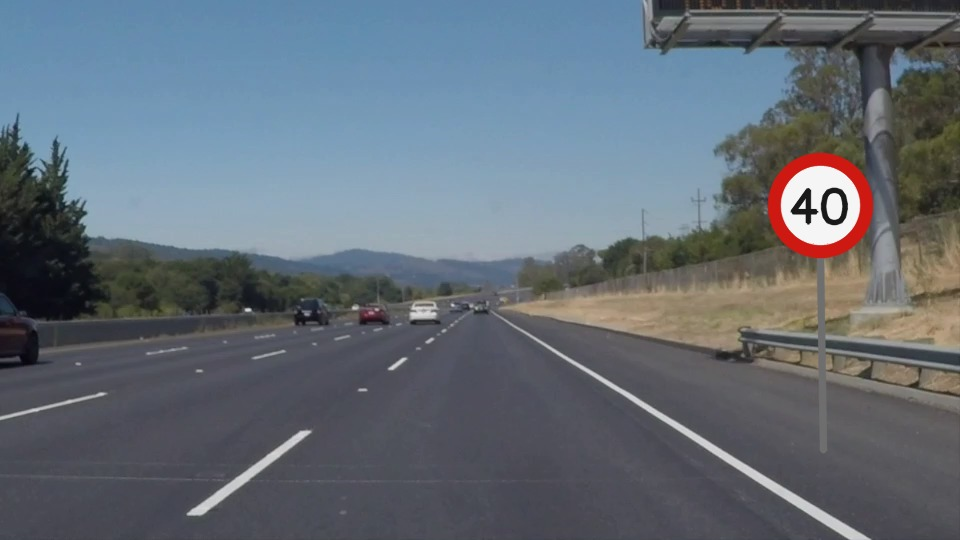
#> input picture exemplos_tp2/Aula_Formas_Keypoints_40_Independentes/dados/rua_01.jpg, 960 x 540 px
$ python 20_harris_primeiro.py
#> lines starting #> are read from the running program, lines starting #| are printed output that depends on the picture; after the words box and inside, x2 and y2 are one past the last pixel; in counts of white or black regions, pixels touching at a corner belong together
"""
EXEMPLO 20 - Harris Primeiro

OBJETIVO DA AULA
Apresentar Harris Corner Detector e mapas de resposta.

COMO FUNCIONA, ETAPA POR ETAPA
cornerHarris calcula resposta com gradientes locais e matriz de autocorrelação; o código exibe mapa de calor e até 200 máximos com supressão espacial. O programa é inteiramente autônomo: importa OpenCV e
NumPy, identifica a pasta onde se encontra, lê os arquivos da pasta dados,
executa as operações descritas abaixo e salva os resultados em sua própria
pasta sob saidas/. Nenhuma função é importada de outro arquivo Python.

POR QUE ISSO IMPORTA NA PERCEPÇÃO VEICULAR
Pontas e cantos são pontos de referência potencialmente rastreáveis em vídeos de tráfego. A câmera entrega intensidades de pixels; nenhuma dessas
rotinas, isoladamente, compreende semanticamente a cena ou garante
funcionamento sob qualquer iluminação, chuva ou oclusão.

COMO EXECUTAR
    python exemplos/20_harris_primeiro.py

EXPERIMENTO PARA OS ALUNOS
Altere um parâmetro de cada vez, compare visualmente as imagens produzidas
e registre as medidas impressas no terminal. Compare também pelo menos duas
cenas. Não confunda número de detecções com acerto sem ter anotações de
referência validadas. Os arquivos são salvos automaticamente; não precisa
abrir janelas GUI, sendo adequado ao Google Colab.

CUIDADOS E LIMITAÇÕES
As fotografias de fundo são reais, mas os sinais circulares são sobrepostos
artificialmente para estudo. O vídeo de fluxo óptico é uma simulação criada
com transformação dos frames de uma cena real. O indicador de apoio do anel
é heurístico, NÃO uma confiança probabilística fornecida pelo OpenCV. A
velocidade estimada em pixels/frame NÃO representa, sem calibração e
profundidade, a velocidade real de um obstáculo em metros por segundo.
"""

import cv2
import numpy as np
import time
import csv
from pathlib import Path

# Cada programa contém integralmente as funções que usa: sem arquivo apoio.py.
BASE = Path(__file__).resolve().parent.parent
DADOS = BASE / 'dados'
SAIDA = BASE / 'saidas' / Path(__file__).stem
SAIDA.mkdir(parents=True, exist_ok=True)

def carregar(nome='rua_01.jpg'):
#> called with nome = 'rua_01.jpg'
    imagem = cv2.imread(str(DADOS / nome), cv2.IMREAD_COLOR)
#> imagem is the input picture: shape (540, 960, 3); mean B, G, R 118.3, 108.6, 99.3
    if imagem is None:
        raise FileNotFoundError(f'Imagem ausente: {DADOS / nome}')
    return imagem

def salvar(nome, imagem):
    destino = SAIDA / nome
    if not cv2.imwrite(str(destino), imagem):
        raise IOError(f'Não foi possível salvar {destino}')
    print('Imagem salva:', destino)
    return destino

def painel(imagens, nomes, arquivo='painel.jpg', colunas=3):
    # Redimensiona cada célula e cria o mosaico de forma legível sem GUI.
    largura, altura = 500, 300
    blocos = []
    for img, nome in zip(imagens, nomes):
        if img.ndim == 2: img = cv2.cvtColor(img, cv2.COLOR_GRAY2BGR)
        vis = cv2.resize(img, (largura, altura), interpolation=cv2.INTER_AREA)
        cv2.rectangle(vis, (0, 0), (largura, 32), (14, 25, 41), -1)
        cv2.putText(vis, nome[:54], (12, 23), cv2.FONT_HERSHEY_SIMPLEX,
                    .63, (245, 245, 245), 2, cv2.LINE_AA)
        blocos.append(vis)
    while len(blocos) % colunas:
        blocos.append(np.full((altura, largura, 3), 240, np.uint8))
    linhas = [np.hstack(blocos[i:i + colunas]) for i in range(0, len(blocos), colunas)]
    return salvar(arquivo, np.vstack(linhas))

# [74 lines left out: functions preparar_circulos, confianca_heuristica, detectar_circulos, desenhar_circulos, desenhar_linhas, not called in this run]

def detectar_harris(img,max_pontos=200):
#> called with max_pontos = 200
    gray=np.float32(cv2.cvtColor(img,cv2.COLOR_BGR2GRAY))
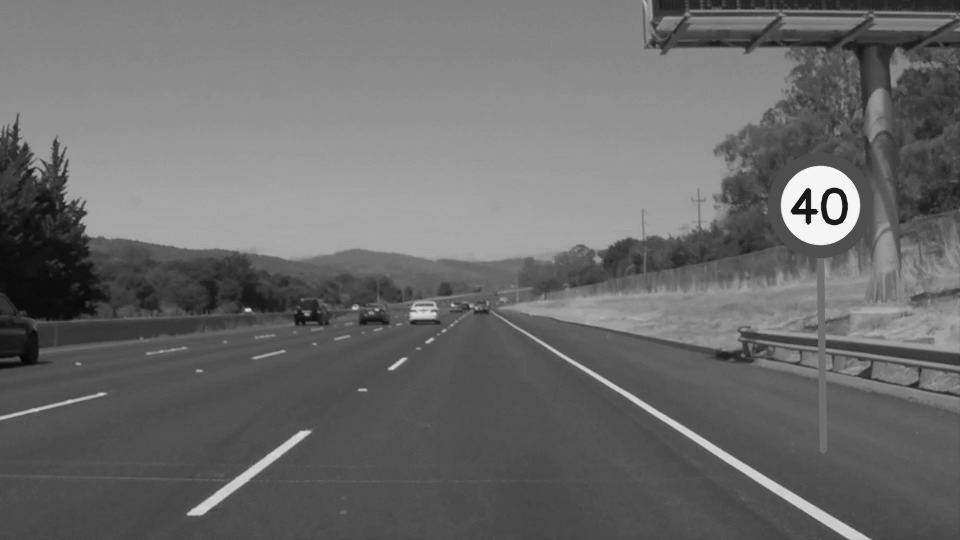
#> gray: shape (540, 960) float32; min 5, max 255, mean 106.9
    t0=time.perf_counter()
    r=cv2.cornerHarris(gray,blockSize=2,ksize=3,k=.04)
    r=cv2.dilate(r,None)
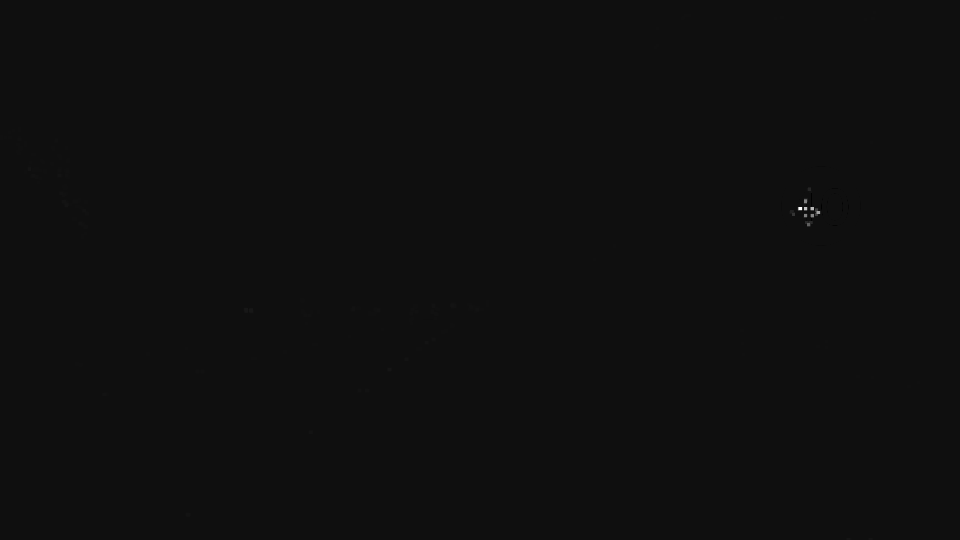
#> r: shape (540, 960) float32; min -14631561, max 223138112, mean 32134.8; drawn with min black and max white
    # Ordenação decrescente e supressão espacial explícita.
    limite=float(r.max())*.01
#> limite = 2231381.1
    coords=np.argwhere(r>limite)
#> coords = 548 pairs, first value 167 to 539, second value 28 to 872
    coords=sorted(coords,key=lambda yx:float(r[yx[0],yx[1]]),reverse=True)
    pontos=[]
    for y,x in coords:
        if all((x-a)**2+(y-b)**2 >= 7**2 for a,b in pontos):
            pontos.append((int(x),int(y)))
            if len(pontos)>=max_pontos:break
#> this loop made 548 passes
#> (y, x) on passes 1 to 3: (207, 799), (207, 800), (207, 801)
#> after the loop, pontos = 33 pairs, first value 28 to 869, second value 168 to 538
    ms=(time.perf_counter()-t0)*1000
    return pontos,r,ms

# [7 lines left out: function detectar_shi, not called in this run]

def desenhar_pontos(img,pontos,cor=(20,240,230)):
    vis=img.copy()
    pts=np.asarray(pontos).reshape(-1,2)
    for x,y in pts:cv2.circle(vis,(round(float(x)),round(float(y))),3,cor,-1,cv2.LINE_AA)
    return vis

# [34 lines left out: functions ler_frames, fluxo_lk, vetores, not called in this run]

# ===== PROCEDIMENTO PRINCIPAL DO EXEMPLO =====
img=carregar();pts,resp,ms=detectar_harris(img,200)
#> after `pts, resp, ms = detectar_harris(img, 200)`: pts has the same summary as pontos in detectar_harris; ms = 20.7
heat=cv2.applyColorMap(cv2.normalize(resp,None,0,255,cv2.NORM_MINMAX).astype(np.uint8),cv2.COLORMAP_JET)
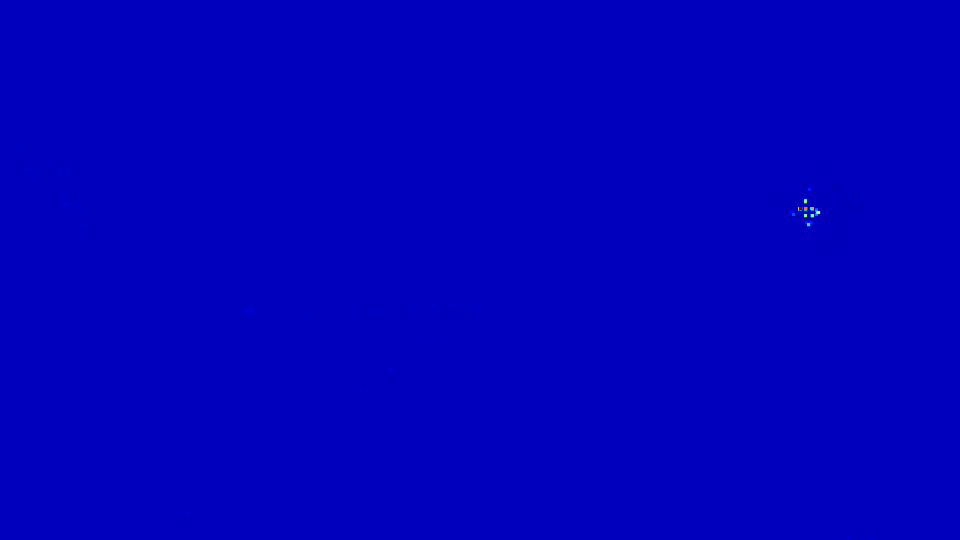
#> heat: shape (540, 960, 3); mean B, G, R 188, 0, 0
print('Harris:',len(pts),'pontos em',round(ms,2),'ms')
#| Harris: 33 pontos em 20.7 ms
painel([img,heat,desenhar_pontos(img,pts)],['Cena','Resposta Harris','Até 200 keypoints'],colunas=3)
#> in desenhar_pontos, `pts=np.asarray(pontos).reshape(-1,2)`: pts has the same summary as pontos in detectar_harris
#> the loop in desenhar_pontos, `for x,y in pts:cv2.circle(vis,(round(float(x)),round(float(y))),3,cor,..` made 33 passes
#> (x, y) on passes 1 to 12: (799, 207), (806, 207), (813, 207), (819, 211), (811, 214), (804, 214), (804, 200), (807, 223), (792, 213), (808, 188), (249, 309), (388, 368)
#> after the loop in desenhar_pontos, `for x,y in pts:cv2.circle(vis,(round(float(x)),round(float(y))),3,cor,..`:
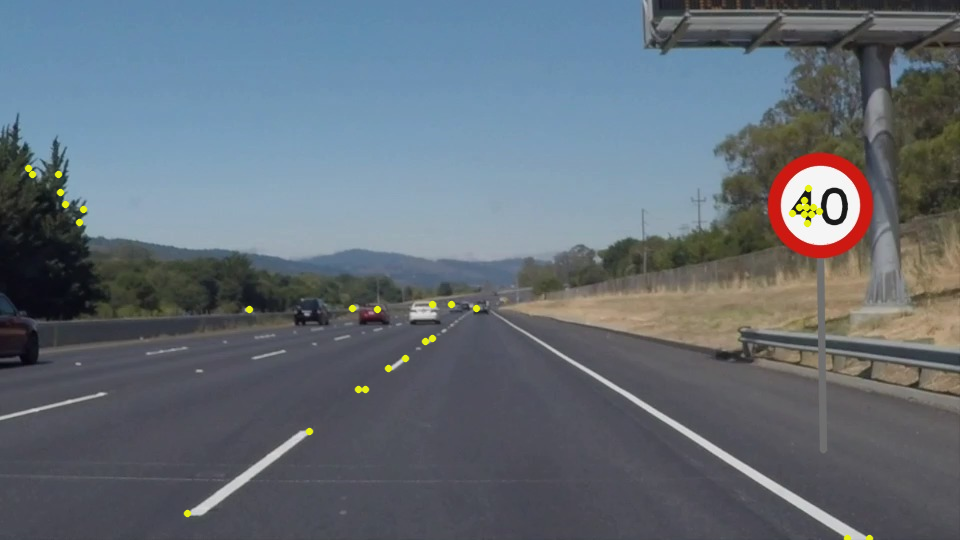
#> vis: shape (540, 960, 3); 0.35% of pixels changed, all inside (x1, y1, x2, y2) = (24, 164, 874, 540)
#> in painel, `largura, altura = 500, 300`: largura = 500; altura = 300
#> the loop in painel, `for img, nome in zip(imagens, nomes):` made 3 passes
#> nome on passes 1 to 3: 'Cena', 'Resposta Harris', 'Até 200 keypoints'
#> pass 2, in painel, `vis = cv2.resize(img, (largura, altura), interpolation=cv2.INTER_AREA)`:
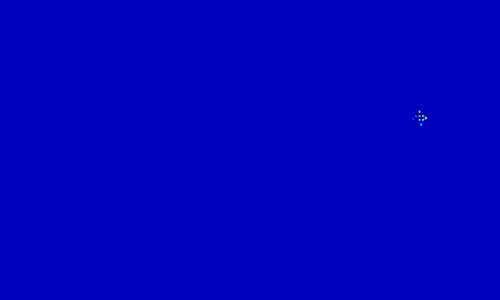
#> vis: shape (300, 500, 3); mean B, G, R 188, 0, 0
#> after the loop in painel, `for img, nome in zip(imagens, nomes):`:
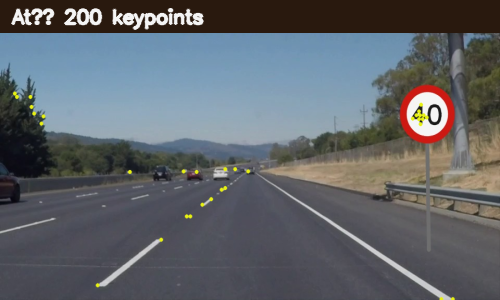
#> vis: shape (300, 500, 3); mean B, G, R 106.2, 100.8, 96
#> after the loop in painel, `for img, nome in zip(imagens, nomes):`: blocos = 3 items
#> in painel, `linhas = [np.hstack(blocos[i:i + colunas]) for i in range(0, len(bloco..`: linhas = 1 item
#> in salvar, `if not cv2.imwrite(str(destino), imagem):`:
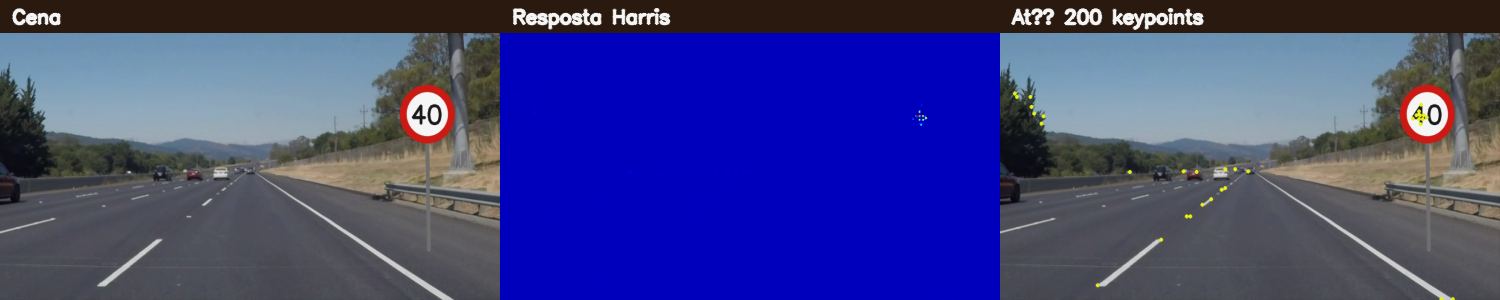
#> saved as painel.jpg: shape (300, 1500, 3); mean B, G, R 127.3, 68.1, 65.5

$ run again, with exemplos_tp2/Aula_Formas_Keypoints_40_Independentes/dados/rua_02.jpg copied over exemplos_tp2/Aula_Formas_Keypoints_40_Independentes/dados/rua_01.jpg
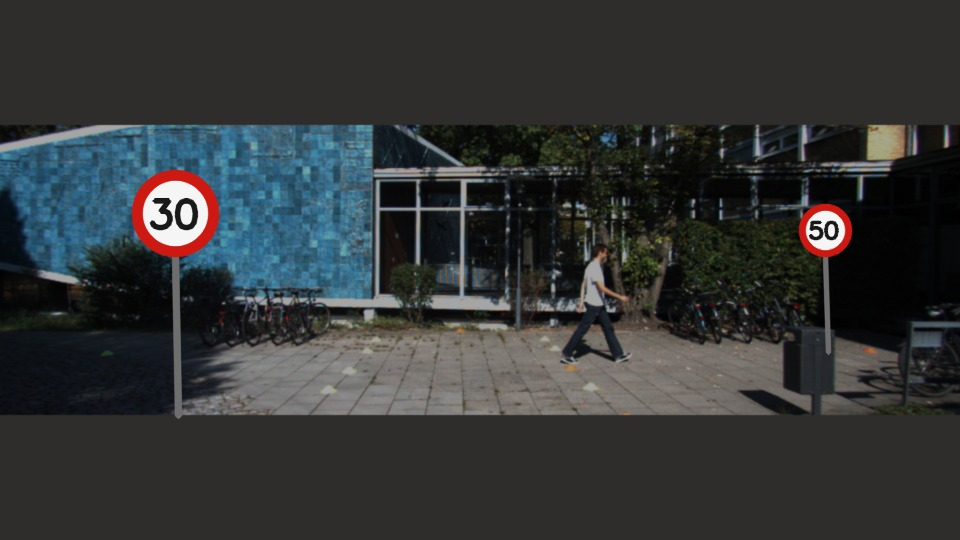
#> input picture exemplos_tp2/Aula_Formas_Keypoints_40_Independentes/dados/rua_02.jpg, 960 x 540 px
#> in carregar, imagem is the input picture: shape (540, 960, 3); mean B, G, R 54.5, 54.2, 51.5
#> limite = 2101597.1
#> coords = 1711 pairs, first value 131 to 362, second value 148 to 947
#> the loop in detectar_harris, `for y,x in coords:` made 1711 passes
#> (y, x) on passes 1 to 3: (200, 152), (200, 153), (200, 154)
#> after the loop in detectar_harris, `for y,x in coords:`: pontos = 108 pairs, first value 151 to 944, second value 131 to 360
#> `pts, resp, ms = detectar_harris(img, 200)`: pts has the same summary as pontos in detectar_harris; ms = 30.76
#| Harris: 108 pontos em 30.76 ms
#> in desenhar_pontos, `pts=np.asarray(pontos).reshape(-1,2)`: pts has the same summary as pontos in detectar_harris
#> the loop in desenhar_pontos, `for x,y in pts:cv2.circle(vis,(round(float(x)),round(float(y))),3,cor,..` made 108 passes
#> (x, y) on passes 1 to 8: (152, 200), (813, 224), (820, 221), (161, 203), (167, 207), (151, 220), (810, 234), (822, 228)
#> largura = 500; altura = 300
#> the loop in painel, `for img, nome in zip(imagens, nomes):` made 3 passes
#> nome on passes 1 to 3: 'Cena', 'Resposta Harris', 'Até 200 keypoints'
#> after the loop in painel, `for img, nome in zip(imagens, nomes):`:
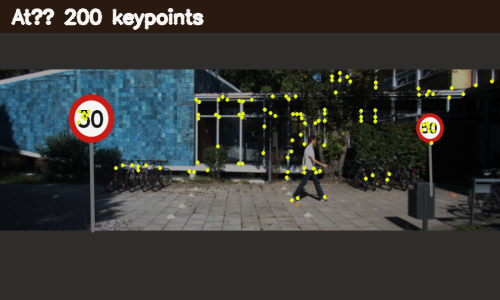
#> vis: shape (300, 500, 3); mean B, G, R 53.3, 55.8, 54.4
#> after the loop in painel, `for img, nome in zip(imagens, nomes):`: blocos = 3 items
#> linhas = 1 item
#> in salvar, `if not cv2.imwrite(str(destino), imagem):`:
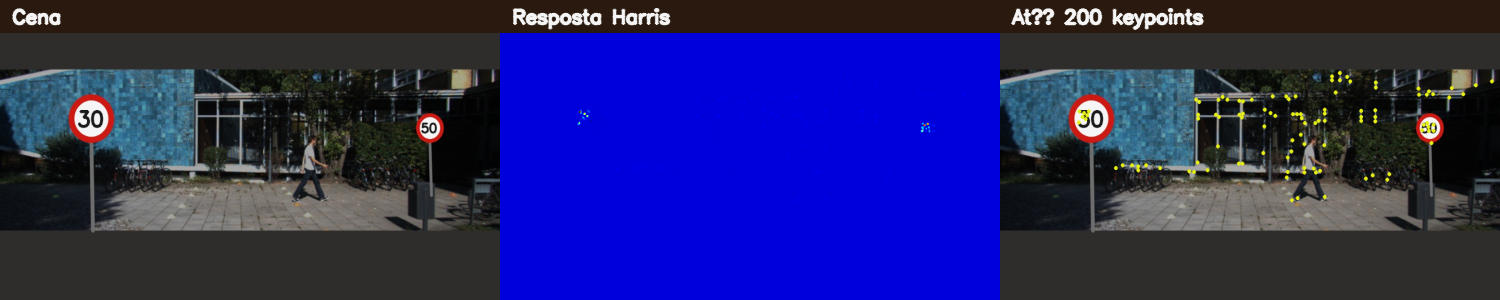
#> saved as painel.jpg: shape (300, 1500, 3); mean B, G, R 101.6, 37.7, 37.4
